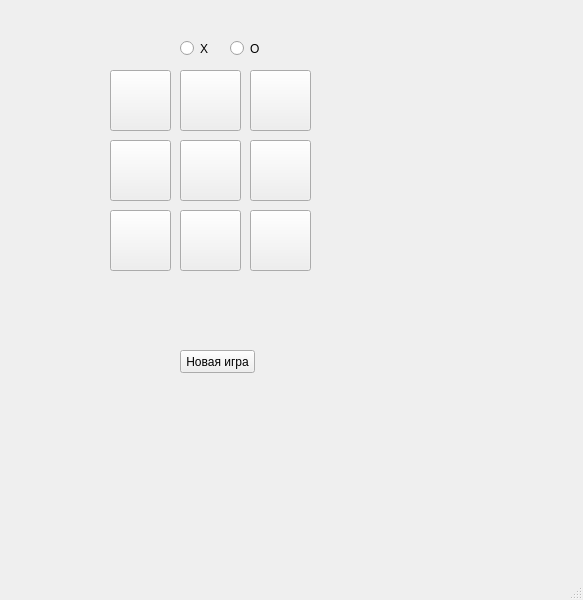
<?xml version="1.0" encoding="UTF-8"?>
<ui version="4.0">
 <class>MainWindow</class>
 <widget class="QMainWindow" name="MainWindow">
  <property name="geometry">
   <rect>
    <x>0</x>
    <y>0</y>
    <width>583</width>
    <height>600</height>
   </rect>
  </property>
  <property name="windowTitle">
   <string>MainWindow</string>
  </property>
  <widget class="QWidget" name="centralwidget">
   <widget class="QRadioButton" name="radioButton">
    <property name="geometry">
     <rect>
      <x>180</x>
      <y>40</y>
      <width>41</width>
      <height>17</height>
     </rect>
    </property>
    <property name="text">
     <string>X</string>
    </property>
   </widget>
   <widget class="QRadioButton" name="radioButton_2">
    <property name="geometry">
     <rect>
      <x>230</x>
      <y>40</y>
      <width>41</width>
      <height>17</height>
     </rect>
    </property>
    <property name="text">
     <string>O</string>
    </property>
   </widget>
   <widget class="QPushButton" name="pushButton">
    <property name="geometry">
     <rect>
      <x>110</x>
      <y>70</y>
      <width>61</width>
      <height>61</height>
     </rect>
    </property>
    <property name="text">
     <string/>
    </property>
   </widget>
   <widget class="QPushButton" name="pushButton_2">
    <property name="geometry">
     <rect>
      <x>180</x>
      <y>70</y>
      <width>61</width>
      <height>61</height>
     </rect>
    </property>
    <property name="text">
     <string/>
    </property>
   </widget>
   <widget class="QPushButton" name="pushButton_3">
    <property name="geometry">
     <rect>
      <x>250</x>
      <y>70</y>
      <width>61</width>
      <height>61</height>
     </rect>
    </property>
    <property name="text">
     <string/>
    </property>
   </widget>
   <widget class="QPushButton" name="pushButton_4">
    <property name="geometry">
     <rect>
      <x>110</x>
      <y>140</y>
      <width>61</width>
      <height>61</height>
     </rect>
    </property>
    <property name="text">
     <string/>
    </property>
   </widget>
   <widget class="QPushButton" name="pushButton_5">
    <property name="geometry">
     <rect>
      <x>180</x>
      <y>140</y>
      <width>61</width>
      <height>61</height>
     </rect>
    </property>
    <property name="text">
     <string/>
    </property>
   </widget>
   <widget class="QPushButton" name="pushButton_6">
    <property name="geometry">
     <rect>
      <x>250</x>
      <y>140</y>
      <width>61</width>
      <height>61</height>
     </rect>
    </property>
    <property name="text">
     <string/>
    </property>
   </widget>
   <widget class="QPushButton" name="pushButton_7">
    <property name="geometry">
     <rect>
      <x>110</x>
      <y>210</y>
      <width>61</width>
      <height>61</height>
     </rect>
    </property>
    <property name="text">
     <string/>
    </property>
   </widget>
   <widget class="QPushButton" name="pushButton_8">
    <property name="geometry">
     <rect>
      <x>180</x>
      <y>210</y>
      <width>61</width>
      <height>61</height>
     </rect>
    </property>
    <property name="text">
     <string/>
    </property>
   </widget>
   <widget class="QPushButton" name="pushButton_9">
    <property name="geometry">
     <rect>
      <x>250</x>
      <y>210</y>
      <width>61</width>
      <height>61</height>
     </rect>
    </property>
    <property name="text">
     <string/>
    </property>
   </widget>
   <widget class="QLabel" name="label">
    <property name="geometry">
     <rect>
      <x>190</x>
      <y>310</y>
      <width>91</width>
      <height>31</height>
     </rect>
    </property>
    <property name="text">
     <string/>
    </property>
   </widget>
   <widget class="QPushButton" name="pushButton_10">
    <property name="geometry">
     <rect>
      <x>180</x>
      <y>350</y>
      <width>75</width>
      <height>23</height>
     </rect>
    </property>
    <property name="text">
     <string>Новая игра</string>
    </property>
   </widget>
  </widget>
  <widget class="QMenuBar" name="menubar">
   <property name="geometry">
    <rect>
     <x>0</x>
     <y>0</y>
     <width>583</width>
     <height>21</height>
    </rect>
   </property>
  </widget>
  <widget class="QStatusBar" name="statusbar"/>
 </widget>
 <resources/>
 <connections/>
</ui>
